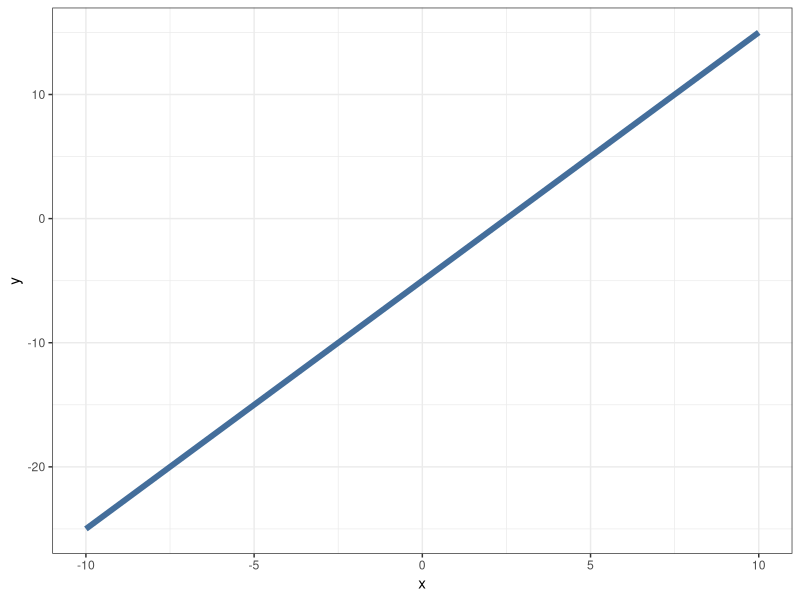
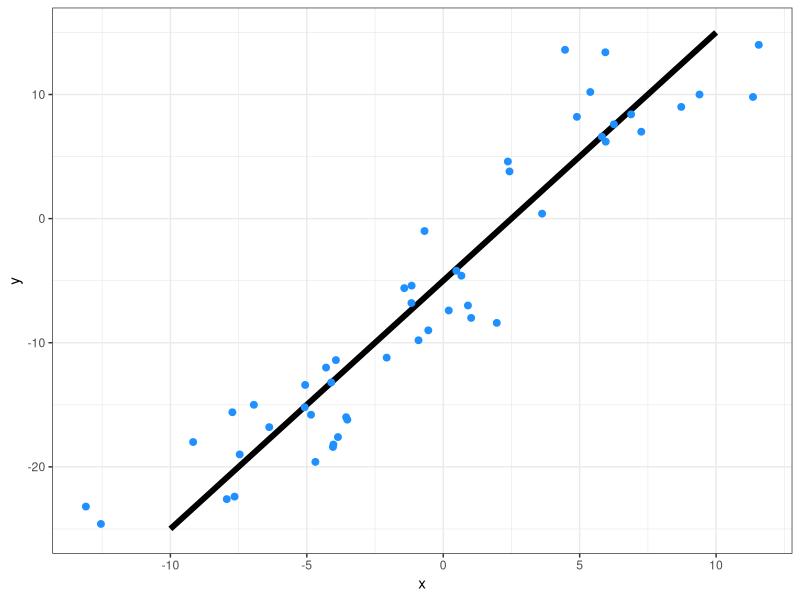
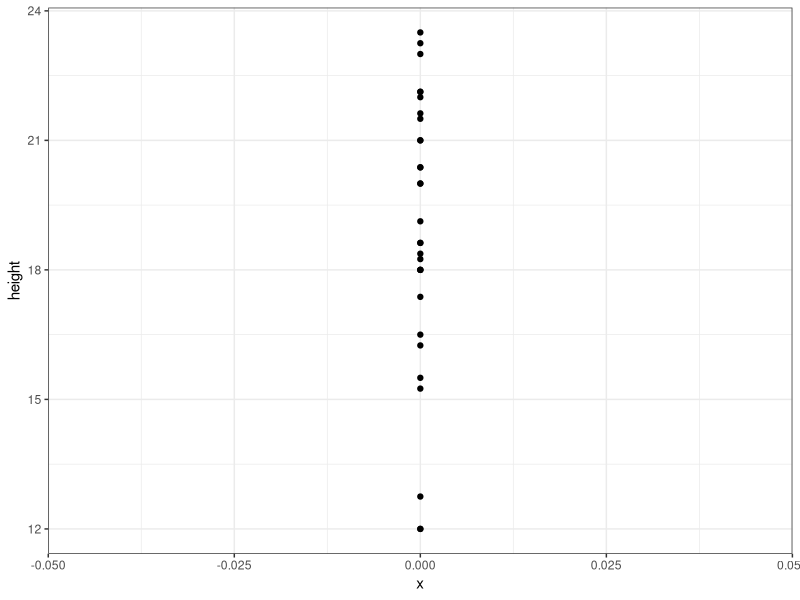
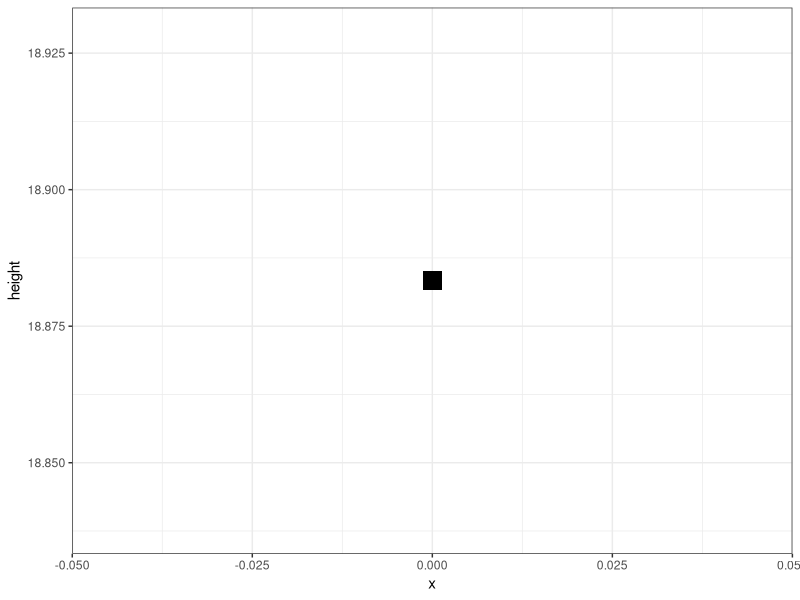
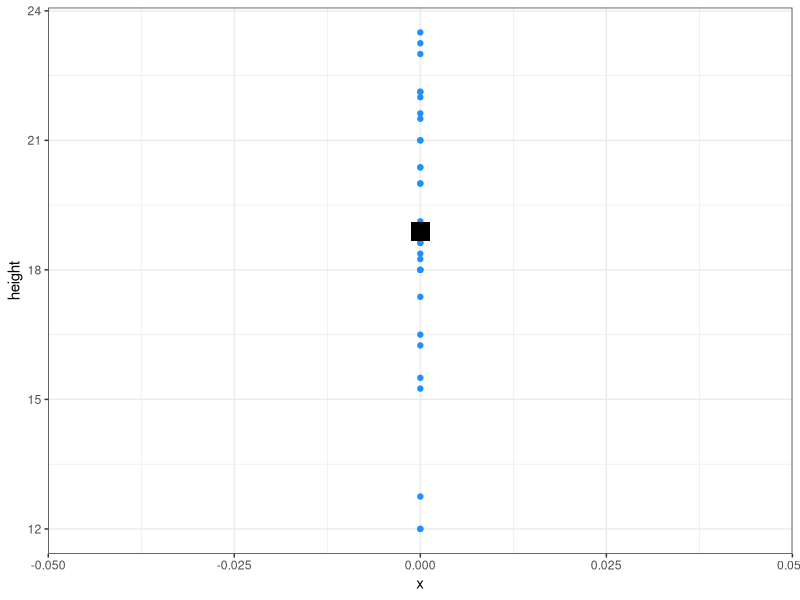
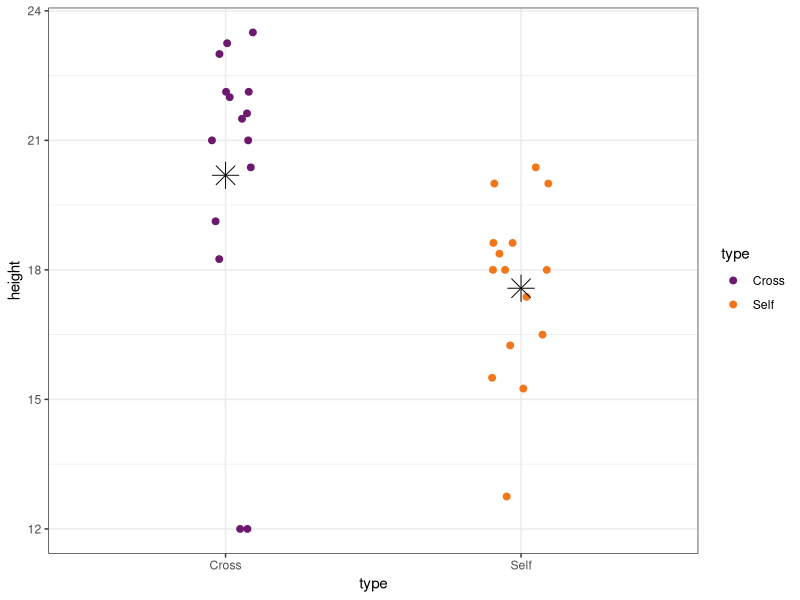
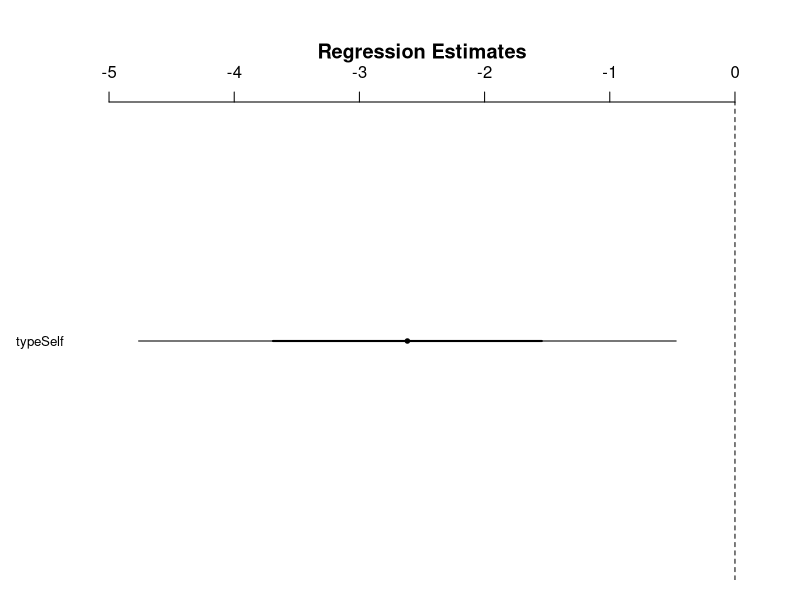
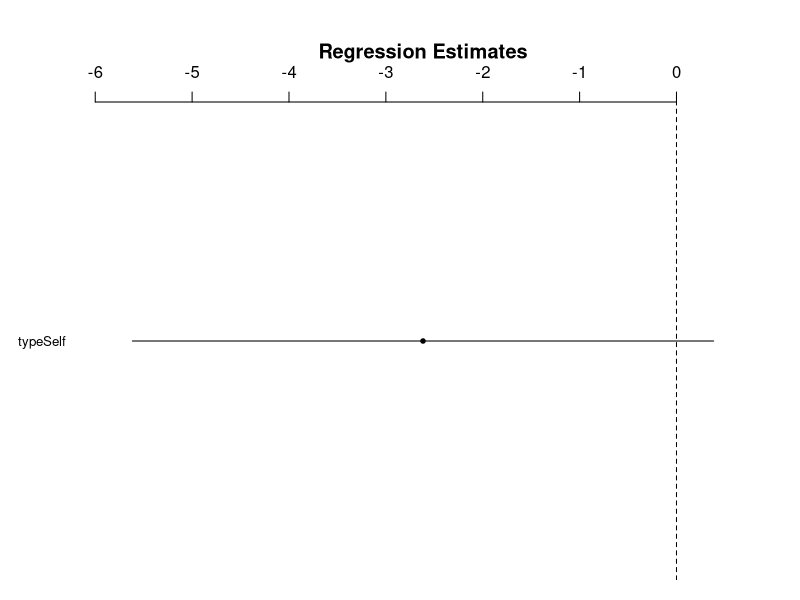

Recreate these plots in R, in order.
## ---- chunk 1
#| label: setup
#| include: false

# libraries
library(arm)
library(tidyverse)

# data objects
darwin_maize <- read.csv(here::here("data/darwin_maize.csv"), stringsAsFactors = TRUE)
## ---- chunk 2
x <- seq(from = -10, to = 10, by = 0.1)
line_df <- data.frame(x = x,
                      y = -5 + 2 * x)
ggplot(line_df, aes(x = x, y = y)) + 
  geom_path(color = "#446E9B", linewidth = 2) +
  theme_bw()
## ---- chunk 3
set.seed(23)
obs_df <- line_df |>
  sample_n(50) |>
  rowwise() |> 
  mutate(obs = x + rnorm(1, 0, 2))
  
ggplot(line_df, aes(x = x, y = y)) + 
  geom_path(color = "black", linewidth = 2) +
  geom_point(data = obs_df,
             aes(x = obs, y = y),
             size = 2,
             color = "dodgerblue") +
  theme_bw()
## ---- chunk 4
names(darwin_maize)
head(darwin_maize)
## ---- chunk 5
ggplot(darwin_maize,
       aes(y = height,
           x = 0)) +
  geom_point() +
  theme_bw()
## ---- chunk 6
ggplot(darwin_maize,
       aes(x = 0, 
           y = height)) +
  stat_summary(fun = mean, 
               geom = "point",
               color = "black",
               shape = 15, 
               size = 6) +
  theme_bw()
## ---- chunk 7
dlm0 <- lm(formula = height ~ 1,
           data = darwin_maize)
## ---- chunk 8
mode(dlm0)
names(dlm0)
str(dlm0)
## ---- chunk 9
display(dlm0)
## ---- chunk 10
mean(darwin_maize$height)
darwin_maize %>%
  summarize(global_avg = mean(height))
## ---- chunk 11
sd(darwin_maize$height)
## ---- chunk 12
    rnorm(10, mean = 18.88, sd = 3.18)

## ---- chunk 13
ggplot(darwin_maize,
       aes(y = height,
           x = 0)) +
  geom_point(color = "dodgerblue") +
  stat_summary(fun = mean, 
               geom = "point",
               color = "black",
               shape = 15, 
               size = 6) +
  theme_bw()
## ---- chunk 14
ggplot(darwin_maize,
       aes(x = type, 
           y = height, 
           color = type)) +
  geom_point(position = position_jitter(
               width = 0.1, 
               height = 0),
             size = 2) +
  stat_summary(fun = mean, 
               geom = "point",
               color = "black",
               shape = 8, 
               size = 6) +
  theme_bw() +
  scale_color_viridis_d(option = "inferno",
                        begin = 0.3,
                        end = 0.7)

type_means <- darwin_maize |>
  group_by(type) |>
  summarise(m_height = mean(height),
            sd_height = sd(height))
type_means
## ---- chunk 15
dlm1 <- lm(height ~ 1 + type,
           data = darwin_maize)
display(dlm1)
## ---- chunk 16
# estimated means
20.19
20.19 - 2.62

# using the coefficients
coef(dlm1)
# type = self
coef(dlm1)[1]
# type = cross
coef(dlm1)[1] + coef(dlm1)[2]
## ---- chunk 17
cross_est <- coef(dlm1)[1] + coef(dlm1)[2]
names(cross_est) <- NULL
cross_est
## ---- chunk 18
confint(dlm1)
## ---- chunk 19
coefplot(dlm1, xlim = c(-5, 0))
## ---- chunk 20
confint(dlm1, level = 0.99)
coefplot(dlm1, sd = 3)
## ---- chunk 21
ggplot(darwin_maize, aes(sample = height)) +
    stat_qq() + # plot qq points
    stat_qq_line() # reference line
## ---- chunk 22
ggplot(dlm1,
       aes(x = .fitted, y = .resid)) +
    geom_point(
      position = position_jitter(
        width = 0.1,
        height = 0)) +
    geom_hline(yintercept = 0)

## ---- chunk 23
ggplot(darwin_maize,
       aes(x = height,
           y = type)) +
  geom_boxplot()+
  labs(title = "Example of approx. equal variances across groups")
## ---- chunk 24
set.seed(2112)
df <- data.frame(x = c(rnorm(10, 10, 1), 
                       rnorm(10, 20, 10)), 
                 group = rep(c("A", "B"), each = 10))
ggplot(df, 
       aes(y = group, 
           x = x)) +
  geom_boxplot() +
  labs(title = "Example of unequal variances across groups")
## ---- chunk 25
class(darwin_maize$type)
levels(darwin_maize$type)
## ---- chunk 26
# copy the data object
darwin_factor <- darwin_maize

# change the class of the type column
# and set the levels
darwin_factor$type <- factor(
  darwin_factor$type,
  levels = c("Self", "Cross"))

# what is the class of the new type column?
class(darwin_factor$type)
# what are the order of the levels?
levels(darwin_factor$type)
## ---- chunk 27
display(lm(height~type, data = darwin_factor))
